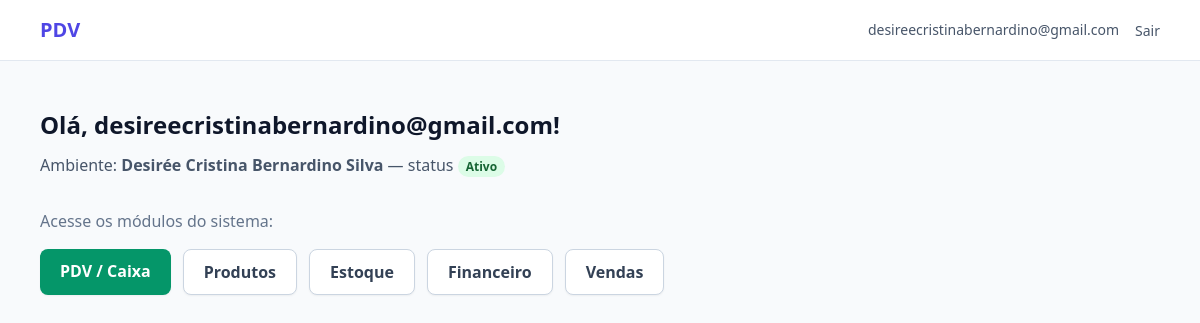
The app's page /app/ (signed in) with its own data.
### apps/accounts/models.py (models this page shows)
class User(AbstractUser):
    uuid = models.UUIDField(default=uuid.uuid4, editable=False, unique=True)
    tenant = models.ForeignKey(
        "companies.Tenant",
        on_delete=models.PROTECT,
        related_name="usuarios",
        null=True,
        blank=True,
        verbose_name="tenant",
        help_text=(
            "Tenant do usuário. Equipe da plataforma não possui tenant "
            "(acesso global via Django Admin)."
        ),
    )
    data_criacao = models.DateTimeField("criado em", auto_now_add=True)
    data_atualizacao = models.DateTimeField("atualizado em", auto_now=True)
    class Meta:
        verbose_name = "usuário"
        verbose_name_plural = "usuários"
        indexes = [
            models.Index(fields=["tenant", "username"]),
        ]
    objects = UserManager()
    def __str__(self):
        return self.get_full_name() or self.username
    @property
    def is_plataforma(self):
        return self.is_staff and self.tenant_id is None
    def get_tenant(self):
        return self.tenant

### apps/companies/models.py (models this page shows, shortened)
class Tenant(models.Model):
    class Status(models.TextChoices):
        PENDENTE = "PENDENTE", "Pendente"
        ATIVO = "ATIVO", "Ativo"
        SUSPENSO = "SUSPENSO", "Suspenso"
        CANCELADO = "CANCELADO", "Cancelado"
    uuid = models.UUIDField(default=uuid.uuid4, editable=False, unique=True)
    nome = models.CharField("nome", max_length=255)
    slug = models.SlugField("slug", max_length=255, unique=True, blank=True)
    status = models.CharField(
        "status",
        max_length=20,
        choices=Status.choices,
        default=Status.PENDENTE,
        db_index=True,
    )
    observacao = models.TextField("observação", blank=True)
    permitir_estoque_negativo = models.BooleanField(
        "permitir estoque negativo",
        default=False,
        help_text=(
            "Quando desabilitado, saídas que deixarem o saldo negativo "
            "são rejeitadas com erro de domínio."
        ),
    )
    data_criacao = models.DateTimeField("criado em", auto_now_add=True)
    data_atualizacao = models.DateTimeField("atualizado em", auto_now=True)
    class Meta:
        verbose_name = "tenant"
        verbose_name_plural = "tenants"
        ordering = ["nome"]

### apps/web/views.py (the view)
# urls.py: path("app/", dashboard, name="dashboard"),
@login_required
def dashboard(request):
    tenant = request.user.get_tenant()
    contexto = {
        "tenant": tenant,
        "is_plataforma": request.user.is_plataforma,
    }
    return render(request, "web/dashboard.html", contexto)

### apps/web/templates/web/dashboard.html (shortened to what this page needs)
{% extends "base.html" %}
{% block content %}
<header class="border-b border-slate-200 bg-white">
    <div class="mx-auto flex max-w-6xl items-center justify-between px-4 py-4">
        <a href="/app/" class="text-xl font-bold text-indigo-600">PDV</a>
        <div class="flex items-center gap-4">
            <span class="text-sm text-slate-600">{{ request.user }}</span>
            <form method="post" action="{% url 'logout' %}">
                <button type="submit" class="text-sm font-medium text-slate-600 hover:text-indigo-600">Sair</button>
            </form>
        </div>
    </div>
</header>
<main class="mx-auto max-w-6xl px-4 py-12">
    <h1 class="text-2xl font-bold text-slate-900">Olá, {{ request.user.get_full_name|default:request.user.username }}!</h1>
    {% if is_plataforma %}
        <p class="mt-3 text-slate-600">
            Você faz parte da equipe da plataforma. Utilize o painel administrativo
            para gerenciar clientes e tenants.
        </p>
        <a href="/admin/" class="mt-6 inline-block rounded-lg bg-indigo-600 px-6 py-2.5 font-semibold text-white shadow-sm hover:bg-indigo-500">
            Abrir painel administrativo
        </a>
    {% elif tenant %}
        <p class="mt-3 text-slate-600">
            Ambiente: <strong>{{ tenant.nome }}</strong> — status
            <span class="rounded-full bg-green-100 px-2 py-0.5 text-xs font-semibold text-green-800">{{ tenant.get_status_display }}</span>
        </p>
        <p class="mt-8 text-slate-500">Acesse os módulos do sistema:</p>
        <div class="mt-4 flex flex-wrap gap-3">
            <a href="{% url 'sales:pdv' %}" class="rounded-lg bg-emerald-600 px-5 py-2.5 font-semibold text-white shadow-sm hover:bg-emerald-500">PDV / Caixa</a>
            <a href="/app/produtos/" class="rounded-lg border border-slate-300 bg-white px-5 py-2.5 font-semibold text-slate-700 shadow-sm hover:bg-slate-50">Produtos</a>
            <a href="/app/estoque/" class="rounded-lg border border-slate-300 bg-white px-5 py-2.5 font-semibold text-slate-700 shadow-sm hover:bg-slate-50">Estoque</a>
            <a href="/app/financeiro/" class="rounded-lg border border-slate-300 bg-white px-5 py-2.5 font-semibold text-slate-700 shadow-sm hover:bg-slate-50">Financeiro</a>
            <a href="/app/vendas/" class="rounded-lg border border-slate-300 bg-white px-5 py-2.5 font-semibold text-slate-700 shadow-sm hover:bg-slate-50">Vendas</a>
        </div>
    {% else %}
        <p class="mt-3 text-slate-600">Seu usuário ainda não está vinculado a um ambiente. Entre em contato com o suporte.</p>
    {% endif %}
</main>
{% endblock %}

### records on screen
User: user "desireecristinabernardino@gmail.com", user.get_full_name "desireecristinabernardino@gmail.com"
Tenant: nome "Desirée Cristina Bernardino Silva", status "Ativo"
